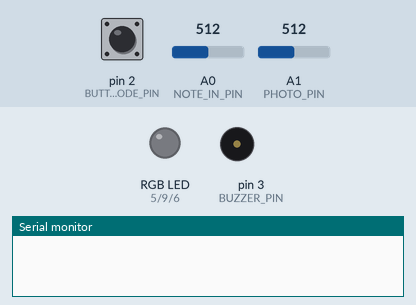
This sketch was run on a simulated Arduino Uno, built with avr-gcc and run on an emulated ATmega328P. Shown: an RGB LED mixed from three pins (HIGH = lit), buzzer (waves = sounding), the last lines printed to the serial monitor. The inputs (shaded band) are chosen by the test bench; at power-on: pin 2 (BUTTON_MODE_PIN) LOW, A0 (NOTE_IN_PIN) = 512, A1 (PHOTO_PIN) = 512.

Above: at 1.2 s.
1.3 s: pin 2 (BUTTON_MODE_PIN) pulled HIGH for 3.2 s
At 5.7 s:
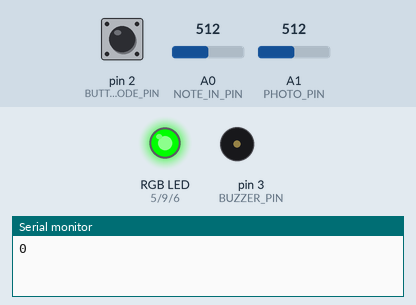
6.0 s: pin 2 (BUTTON_MODE_PIN) pulled HIGH for 0.15 s
At 7.3 s:
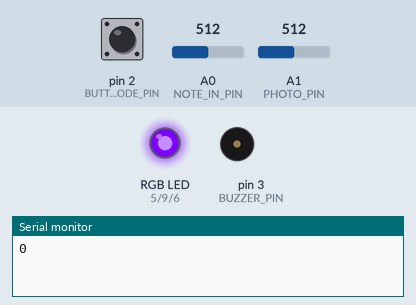
7.9 s: pin 2 (BUTTON_MODE_PIN) pulled HIGH for 1 s
At 9.6 s:
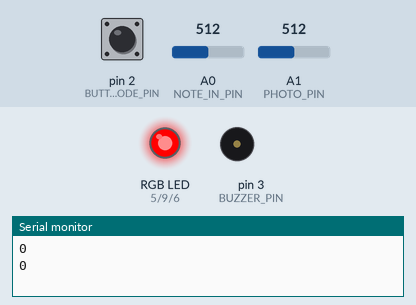
Timing chart, 0 to 11.1 s (numbered marks = the images above; inputs shaded):
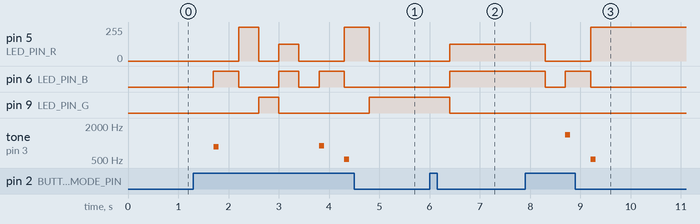

The sketch:

bourdonValerie_etudeFour.ino
```cpp
/**********************ETUDE 4 CART 360 2018*******************************
 * WELCOME! IN THIS ETUDE WE WILL USE TIMERS & COMPUTE A RUNNING AVERAGE FOR PHOTOCELL
 * THE PURPOSE OF THIS EXERCISE IS EXTEND ETUDE_3 WITH THE FOLLOWING FUNCTIONALITY:
 * 1/ WE WILL CHANGE THE RECORD MODE SUCH THAT IT NOT ONLY RECORDS THE NOTE BUT THE DURATION THAT NOTE WAS PRESSED AS WELL
 * WE WILL ALLOW A USER TO HOLD DOWN A BUTTON FOR A MAXIMUM OF 5 SECONDS
 * 2/ DONE / WE WILL ADD A PHOTOCELL TO INCORPORATE FREQUENCY MODULATION - WHEN YOU PRESS A BUTTON AND AFFECT THE PHOTOCELL,
 * THE FREQUENCY WILL CHANGE
 * 3/ IN RECORD MODE -YOU WILL PLAY THE NOTE LIVE WITH THE LIVE VALUE OF THE PHOTOCELL, IN PLAYBACK YOU WILL USE THE AVERAGE
 * PHOTOCELL VALUE AS AN OFFSET TO THE FREQUENCY
 * 4/ WE WILL HAVE A NEW PLAYMODE WHICH WILL PLAYBACK THE FREQUENCY+AVERAGE PHOTO VAL AND THE DURATION ASSOCIATED WITH THE NOTE
 * 5/ ADDITIONALLY, IN PLAYBACK, THE LED BRIGHTNESS & COLOUR WILL CHANGE ACCORDING TO THE NOTE VALUE
 * 6/ RE-IMPLEMENT THE LIVE MODE TO INCORPORATE THE PHOTOCELL VALUE
 * PLEASE NOTE:: THE OTHER NEW FUNCTIONS(BESIDES 6/) TO IMPLEMENT ARE AT THE BOTTOM OF THE CODE...


 * PLEASE FOLLOW THE INSTRUCTIONS IN THE COMMENTS:
 * DO NOT ADD ANY MORE FUNCTION DEFINITIONS
 * ONLY IMPLEMENT THE FUNCTION DEFINITIONS SUPPLIED
 * THERE IS NO NEED TO ADD ANY NEW VARIABLES OR CONSTANTS
 * PROVIDE COMMENTS FOR ANY OF THE CODE IMPLEMENTED
 * GOOD LUCK!
 */
/**** CONSTANTS ********************************************************/
#include "pitches.h"

#define BUTTON_MODE_PIN 2 // Button to change the mode

// constants for RGB LED
#define LED_PIN_R 5 // R PIN
#define LED_PIN_G 9 // G PIN
#define LED_PIN_B 6 // B PIN

// constant for note in (button-resistor ladder on breadboard)
# define NOTE_IN_PIN A0

//constant for max number of notes in array
#define MAX_NOTES 16

// a constant for duration
const int duration =200;

// constant for pin to output for buzzer
#define BUZZER_PIN 3 // PWM

// constant for input from photo cell
#define PHOTO_PIN A1

// constant for size of running samples array (for averging)
#define RUNNING_SAMPLES 16

// max pressing time
const int MAX_PRESS_TIME = 5000;

/******** VARIABLES *****************************************************/
// counter for how many notes we have
int countNotes =0;
// array to hold the notes played (for record/play mode)
int notes [MAX_NOTES];
int mode =0; // start at off
/******** VARIABLES FOR ETUDE 4 *****************************************************/
// NEW FOR ETUDE 4: array to hold durations
// will be a parallel array to the notes array -
// meaning that at index 0 of notes[] is stored the 1st frequency, and at index 0 of
// the durations array  is stored the 1st duration for THAT note....
int durations [MAX_NOTES];

// boolean to determine if a note button was being pressed:
boolean activeNoteButton = false;

// keep track of the active frequency
int activeFrequency = 0;

// keep track of offset Freq generated by the photocell
int offsetFrequency = 0;

// keep track of average Freq generated by the photocell
int averageOffsetFreq = 0;

// timer vars
unsigned long timePassed;
unsigned long startTime;

// var to hold the note pressed
int testNote;

// vars for averageing
int runningAverageBuffer[RUNNING_SAMPLES];
int nextCount = 0;

/*************************************************************************/


/**********************SETUP() DO NOT CHANGE*******************************/
// Declare pin mode for the single digital input
void setup()
{
  Serial.begin(9600);
  pinMode(BUTTON_MODE_PIN, INPUT);
}

/**********************LOOP() DO NOT CHANGE *******************************
 * INSTRUCTIONS:
 * There is NO NEED to change the loop - it establishes the flow of the program
 * We call here 3 functions repeatedly:
 * 1: chooseMode(): this function will determine the mode that your program is in
 * based on if the button (linked to the BUTTON_MODE_PIN) was pressed
 * 2: setRGB(): will set the color of the RGB LED based on the value of the mode variable
 * 3: selectMode(): will determine which function to call based on the value of the mode variable

**************************************************************************/
void loop()
{
  chooseMode();
  setRGB();
  selectMode();
  //Serial.println(analogRead(A0));
}
/******************CHOOSEMODE() *********************************
 * INSTRUCTIONS:
 * Read the value from the Button (linked to the BUTTON_MODE_PIN) and
 * if is being pressed then change the mode variable.
 * REMEMBER:
 * mode == 0 is reset
 * mode == 1 is live
 * mode == 2 is record
 * mode == 3 is play
 * mode == 4 is loopMode
 * Every time the user presses the button, the program will go to the next mode,
 * once it reaches 4, it should go back to mode == 0.
 * (i.e. if mode ==2 and we press, then mode ==3) ...
**************************************************************************/
void chooseMode(){
  if (digitalRead(BUTTON_MODE_PIN) == HIGH)
  {
    delay(400);
    if (mode < 4) mode++;
    else mode = 0;
  }
}

/******************SETRGB()*********************************************
 * INSTRUCTIONS:
 * Depending on the value of the mode variable:
 * if the mode is 0 - RGB LED IS OFF
 * if the mode is 1 - RGB LED IS BLUE
 * if mode is 2 - RGB LED IS RED
 * if mode is 3 - RGB LED IS GREEN
 * if mode is 4 - RGB LED iS PURPLE
 * YOU MUST USE A SWITCH CASE CONSTRUCT (NOT A SERIES OF IF / ELSE STATEMENTS
**************************************************************************/
void setRGB()
{
  switch (mode)
  {
    case 0:
      {
        analogWrite(LED_PIN_R, 0);   // Turn on the LED -R
        analogWrite(LED_PIN_G, 0);   // Turn on the LED -G
        analogWrite(LED_PIN_B, 0);   // Turn on the LED -B
        break;
      }
    case 1:
      {
        analogWrite(LED_PIN_R, 0);   // Turn on the LED -R
        analogWrite(LED_PIN_G, 0);   // Turn on the LED -G
        analogWrite(LED_PIN_B, 255);   // Turn on the LED -B
        break;
      }
    case 2:
      {
        analogWrite(LED_PIN_R, 255);   // Turn on the LED -R
        analogWrite(LED_PIN_G, 0);   // Turn on the LED -G
        analogWrite(LED_PIN_B, 0);   // Turn on the LED -B
        break;
      }
    case 3:
      {
        analogWrite(LED_PIN_R, 0);   // Turn on the LED -R
        analogWrite(LED_PIN_G, 255);   // Turn on the LED -G
        analogWrite(LED_PIN_B, 0);   // Turn on the LED -B
        break;
      }

    case 4:
      {
        analogWrite(LED_PIN_R, 125);   // Turn on the LED -R
        analogWrite(LED_PIN_G, 0);   // Turn on the LED -G
        analogWrite(LED_PIN_B, 255);   // Turn on the LED -B
        break;
      }
    default:
      {
        // do nothing
        break;
      }
  }
}
/**********************SELECTMODE() *******************************
 * INSTRUCTIONS:
 * There is NO NEED to change this function - it selects WHICH function should run based on the mode variable
 * There are 4 possibilities
 * 1: reset(): this function will reset any arrays etc, and will do nothing else
 * 2: live(): this function will play the corresponding notes
 * to the user pressing the respective buttons.
 * NOTE:: the notes played are NOT stored
 * 3: record(): this function will play the corresponding notes
 * to the user pressing the respective buttons
 * AND will STORE up to 16 consecutive notes in an array.
 * 4: play(): this function will playback any notes stored in the array that were recorded
 * in the previous mode
 * 5: loopMode(): this function will playback any notes stored in the array that were recorded,
 * BUT unlike the previous mode, you can choose in which sequence the notes are played.
 * REQUIRED: only play notes from the array (no live stuff)

******************************************************************************/
void selectMode()
{
  if(mode ==0) {
    reset();
  }
  else if(mode ==1) {
    live();
  }
  else if(mode ==2) {
    //record();
    /******NEW*********/
    recordWithDuration();
  }

  else if(mode ==3) {
    //play();
    /******NEW*********/
    playWithDuration();
  }

   else if(mode ==4) {
    loopMode();
  }
}
/******************RESET() **************************************
 * INSTRUCTIONS:
 * this function should ensure that any notes recorded are no longer available
**************************************************************************/
void reset()
{
 countNotes = 0;
}
/******************LIVE()  - RE-IMPLEMENT **************************************
 * INSTRUCTIONS:
 * this function will play the corresponding notes
 * to the user pressing the respective buttons
 * NOTE:: the notes played are NOT stored
 * SO: you need read in the input from the analog input (linked to the button-resistor ladder combo)
 * ALSO - get the value of the photo cell and combine it with the note frequency
 * THEN - output the note to the buzzer using the tone() function, as 3rd argument
 * make the duration value == to 100
**************************************************************************/
void live()
{
 //IMPLEMENTED
 //Serial.println(analogRead(A0));
   offsetFrequency = getPhotoFrequency();
     // output sound
   if (analogRead(NOTE_IN_PIN) > 205 && analogRead(NOTE_IN_PIN) < 230) { // allow range of values for button press
     tone(BUZZER_PIN, NOTE_C4 + offsetFrequency, 100);
     delay(100); // delay to slow down incrementation
   } else if (analogRead(NOTE_IN_PIN) > 305 && analogRead(NOTE_IN_PIN) < 315) {
     tone(BUZZER_PIN, NOTE_D4 + offsetFrequency, 100);
     delay(100);
   } else if (analogRead(NOTE_IN_PIN) > 320 && analogRead(NOTE_IN_PIN) < 400) {
     tone(BUZZER_PIN, NOTE_E4 + offsetFrequency, 100);
     delay(100);
   } else if (analogRead(NOTE_IN_PIN) > 500 && analogRead(NOTE_IN_PIN) < 622) {
     tone(BUZZER_PIN, NOTE_F4 + offsetFrequency, 100);
     delay(100);
   } else if (analogRead(NOTE_IN_PIN) > 650 && analogRead(NOTE_IN_PIN) < 685) {
     tone(BUZZER_PIN, NOTE_G4 + offsetFrequency, 100);
     delay(100);
  }
}

/******************LOOPMODE(): DONE************************************
 * INSTRUCTIONS:
 * this function will playback any notes stored in the array that were recorded
 * in the previous mode
 * SO: you need to go through the array of values (be careful - the user may not have put in MAX_NOTES)
 * READ values IN ANY ORDERING (You MUST use the array - but you can determine your own sequence)
 * AND output each note to the buzzer using the tone() function
 * ALSO: as long as we are in this mode, the notes are played over and over again
 * BE CAREFUL: make sure you allow for the user to get to another mode from the mode button...
**************************************************************************/
void loopMode()
{
  for (int i = 0; i < countNotes; i++)
  {
    /* https://www.arduino.cc/en/Reference/Tone */
    tone(BUZZER_PIN, notes[i], duration);
    delay(duration); // wait for tone to finish
    //check if mode button is pressed
    if (digitalRead(BUTTON_MODE_PIN) == HIGH) {
      break;
    }
  }
  for (int i = countNotes - 1; i >= 0; i--)
  {
    /* https://www.arduino.cc/en/Reference/Tone */
    tone(BUZZER_PIN, notes[i], duration);
    delay(duration); // wait for tone to finish
    //check if mode button is pressed
    if (digitalRead(BUTTON_MODE_PIN) == HIGH) {
      break;
    }
  }
}

/******************RECORDWITHDURATION(): IMPLEMENT *********************************
 * INSTRUCTIONS:
 * this function will play the corresponding notes
 * to the user pressing the respective buttons
 * AND will STORE up to 16 consecutive notes in an array.
 * It will ALSO use a timer to keep track of how long the current note button has been pressed
 * It will ALSO sample the photocell value to be used live as well as well as calling the function to calculate
 * the running average of the photocell value
 * SO:I have implemented a basic framework for you to follow - the basic state machine.
 * YOUR JOB is to implement the NEW functions that get called within the framework...
**************************************************************************/
void recordWithDuration()
{
  // to handle a little bit of noise
  int theAdjuster = 8;
  // check we have not stored more than 16 notes
  if (countNotes < MAX_NOTES)
  {
    // read in the value from button press
    testNote = analogRead(NOTE_IN_PIN);
    /*** STATE A::: *******************************************
     *  IF the testNote is > min AND the timer has not reached 5 secs:
     *  This means we are pressing on a note button
     */
    if (testNote > theAdjuster && (timePassed < MAX_PRESS_TIME)) {
      /*** STATE AA::: *******************************************
       *  IF the boolean is false it means we have just started to press the button
       *  YOU now need to implement the function below which will set up all things
       *  required to have a new timer
      */
      if (activeNoteButton == false)
      {
      /*** FUNCTION TO IMPLEMENT ***/
        startUpTimer();
      }
     /*** STATE AA::: *******************************************
       *  IF the boolean is true it means we are continuing to press the button
       *  YOU now need to implement the function below which will allow for
       *  1/ timer to be updated
       *  2/ get the photoCell Value
       *  3/ get the current running average
      */
      else
      { // update the timer
         /*** FUNCTION TO IMPLEMENT ***/
        updateTimer();
         /*** FUNCTION TO IMPLEMENT ***/
        offsetFrequency = getPhotoFrequency();
         /*** FUNCTION TO IMPLEMENT ***/
        playCurrentNote();
         /*** FUNCTION TO IMPLEMENT ***/
        averageOffsetFreq = getRunningAverage();
       }
    }
     /*** STATE B::: *******************************************
     *  IF the testNote is > min AND the timer HAS reached 5 secs:
     *  then WRITE the code to turn OFF the buzzer.
     */
    else if (testNote > theAdjuster && (timePassed > MAX_PRESS_TIME))
    {
      // WRITE the code to turn OFF the buzzer DONE
      //IMPLEMENTED
      noTone(BUZZER_PIN);
    }
     /*** STATE C::: *******************************************
     *  IF the testNote is < min AND the boolean is true
     *  this means we have STOPPED pressing the button
     *  YOU: need to implement the function to update the arrays etc
     */
    else if ((testNote <= theAdjuster && activeNoteButton == true) ) {
       /*** FUNCTION TO IMPLEMENT ***/
      updateArraysWithNoteAndTimings();
    }
  }
}

/******************STARTUPTIMER(): IMPLEMENT *********************************
 * INSTRUCTIONS:
 * this function will set all required variables to reset the timer
**************************************************************************/
void startUpTimer()
{
  //IMPLEMENTED
 startTime = millis();
 timePassed = 0;
 activeNoteButton = true; //????
}
/******************UPDATETIMER(): IMPLEMENT *********************************
 * INSTRUCTIONS:
 * this function will update the current timer
**************************************************************************/
void updateTimer()
{
 //IMPLEMENTED
 timePassed = millis() - startTime;
 activeFrequency = testNote;
}
/******************PLAYCURRENTNOTE(): IMPLEMENT *********************************
 * INSTRUCTIONS:
 * this function will play the current note being pressed in RecordDuration mode
 * and the frequency should be note value + offset from photocell
 * add as the 3rd parameter to the tone() a duration of 100
**************************************************************************/
void playCurrentNote()
{
 //IMPLEMENTED
 //Serial.println(analogRead(A0));
    tone(BUZZER_PIN, analogRead(A0), 100);
    delay(100);
    Serial.println(countNotes);

}

/******************UPDATEARRAYSWITHNOTEANDTIMINGS(): IMPLEMENT *********************************
 * INSTRUCTIONS:
 * this function will handle the case where the note is no longer being pressed:
 * you need to update the arrays
 * NOTE: please for the note value - combine with the running average val from the photocell
 * reset the necessary booleans
 * reset any counters
**************************************************************************/
void updateArraysWithNoteAndTimings()
{
   //IMPLEMENTED?
   notes[countNotes] = activeFrequency; // set the value
   durations[countNotes] = timePassed; // set the value
   timePassed = 0;
   activeNoteButton = false;
   countNotes++; // increase the index

}
/******************GETPHOTOFREQUENCY(): IMPLEMENT *********************************
 * INSTRUCTIONS:
 * this function will get input from the photocell
 * please scale and return the value accordingly
**************************************************************************/
int getPhotoFrequency()
{
  //IMPLEMENTED
  return getRunningAverage();
}

/******************GETRUNNINGAVERAGE(): IMPLEMENT *********************************
 * INSTRUCTIONS:
 * this function should compute the running average of the photcell value (returned from the
 * getPhotoFrequency() function).
**************************************************************************/
int getRunningAverage()
{
 //IMPLEMENTED
 //using the running average filter from Yet More Arduino
 averageOffsetFreq = analogRead(PHOTO_PIN);
 nextCount++;
 if (nextCount >= RUNNING_SAMPLES)
  nextCount = 0;

 for(int i=0; i< RUNNING_SAMPLES; i++){
 offsetFrequency += averageOffsetFreq;
 }

 averageOffsetFreq = offsetFrequency / RUNNING_SAMPLES;

 //Serial.println(averageOffsetFreq);

 return averageOffsetFreq;
 delay(100);
}

/******************COLORLED(): IMPLEMENT *********************************
 * INSTRUCTIONS:
 * this function will change the color of the led (in playback mode) to have the brightness
 * adjusted according to the frequency of the note being played (range : 0-255)
**************************************************************************/
void colorLED(int col)
{
  //IMPLEMENTED?
  analogWrite(LED_PIN_R, 0);   // Turn on the LED -R
  analogWrite(LED_PIN_G, col);   // Turn on the LED -G
  analogWrite(LED_PIN_B, 0);   // Turn on the LED -B
}

/******************PLAYWITHDURATION(): IMPLEMENT *********************************
 * INSTRUCTIONS:
 * this function will go through the notes array and play back the note and
 * its corresponding duration value.
 * NOTE: we have not implemented any case/code for pauses  - this can be a fixed value
 * ALSO: call the function to change the color of the LED using the correct argument.
 * ALSO: note that the mode button will not be super responsive UNLESS you press the button
 * continuously - that is ok for this etude.
**************************************************************************/
void playWithDuration()
{
  //IMPLEMENTED
  for (int i = 0; i < countNotes; i++) { //play for the size of the array
  tone(BUZZER_PIN, notes[i], durations[i]);
  int col = averageOffsetFreq;
  map(col, 0, 6, 0, 255); //remapping range value of frequency to RGB
  colorLED(col);
  delay(durations[i]);
}
}
/******************PLAY(): SOLUTION: ETUDE_2 ************************************
 * INSTRUCTIONS:
 * this function will playback any notes stored in the array that were recorded
 * in the previous mode
 * SO: you need to go through the array of values (be careful - the user may not have put in MAX_NOTES)
 * READ each value IN ORDER
 * AND output each note to the buzzer using the tone() function
 * ALSO: as long as we are in this mode, the notes are played over and over again
 * BE CAREFUL: make sure you allow for the user to get to another mode from the mode button...
**************************************************************************/
void play()
{
  averageOffsetFreq = constrain(averageOffsetFreq, 0, 100);

  for(int i= countNotes; i> 0;i--)
  {
    /* https://www.arduino.cc/en/Reference/Tone */
    tone(BUZZER_PIN, notes[i], durations[i]);
    delay(durations[i]); // wait for tone to finish
    //check if mode button is pressed
    if(digitalRead(BUTTON_MODE_PIN) ==HIGH){break;}
  }
}
/******************RECORD(): SOLUTION_ETUDE_2 **********************************
 * INSTRUCTIONS:
 * this function will play the corresponding notes
 * to the user pressing the respective buttons
 * AND will STORE up to 16 consecutive notes in an array.
 * SO:you need read in the input from the analog input (linked to the button-resistor ladder combo)
 * AND - output the note to the buzzer using the tone() function
 * THEN store that note in the array  - BE CAREFUL - you can only allow for up to MAX_NOTES to be stored
********************************************************************************/
void record()
{
  if(countNotes < MAX_NOTES)
  {
    // add a note to the array if have a value
    int testNote = analogRead(NOTE_IN_PIN);
    if(testNote>0)
    {
      notes[countNotes] = testNote; // possible vals?
      tone(BUZZER_PIN, notes[countNotes], duration);
      delay(duration); // wait for tone to finish
      countNotes++;
      delay(100);
    }
  }
}
/*********************************************************************************/
```

Source omitted: pitches.h (2000 bytes)

Measured:
- after the input at 1.3 s, pin 5 (LED_PIN_R): 0/255 → 255/255 after 0.90 s, → 0/255 0.40 s later, → 125/255 0.40 s later, → 0/255 0.40 s later, … (6 changes in this stretch); pin 6 (LED_PIN_B): goes HIGH 0.50 s, LOW 0.80 s, HIGH 0.40 s, LOW 0.40 s, HIGH 0.50 s, then LOW, starting after 0.40 s
- after the input at 6.0 s, pin 5 (LED_PIN_R): 0/255 → 125/255 after 0.40 s; pin 6 (LED_PIN_B): LOW → HIGH after 0.40 s; pin 9 (LED_PIN_G): HIGH → LOW after 0.40 s
- after the input at 7.9 s, pin 5 (LED_PIN_R): 125/255 → 0/255 after 0.40 s, → 255/255 0.90 s later; pin 6 (LED_PIN_B): HIGH → LOW after 0.40 s, → HIGH 0.40 s later, → LOW 0.50 s later; tone on pin 3 (BUZZER_PIN): silent → 1407 Hz after 0.80 s, → silent 0.10 s later, → 512 Hz 0.40 s later, → silent 0.10 s later
